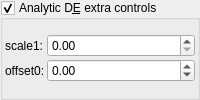
    <widget class="MyGroupBox" name="groupCheck_analyticDE_enabled_false">
     <property name="title">
      <string>Analytic D&amp;E extra controls</string>
     </property>
     <property name="checkable">
      <bool>true</bool>
     </property>
     <layout class="QVBoxLayout" name="verticalLayout_13" stretch="0">
      <property name="spacing">
       <number>2</number>
      </property>
      <property name="leftMargin">
       <number>2</number>
      </property>
      <property name="topMargin">
       <number>2</number>
      </property>
      <property name="rightMargin">
       <number>2</number>
      </property>
      <property name="bottomMargin">
       <number>2</number>
      </property>
      <item>
       <layout class="QGridLayout" name="gridLayout_27" columnstretch="0,0,1">
        <property name="spacing">
         <number>2</number>
        </property>
        <item row="1" column="1">
         <widget class="QLabel" name="label_177">
          <property name="text">
           <string>offset0:</string>
          </property>
         </widget>
        </item>
        <item row="0" column="2">
         <widget class="MyDoubleSpinBox" name="spinbox_analyticDE_scale_1">
          <property name="sizePolicy">
           <sizepolicy hsizetype="Minimum" vsizetype="Maximum">
            <horstretch>0</horstretch>
            <verstretch>0</verstretch>
           </sizepolicy>
          </property>
          <property name="prefix">
           <string/>
          </property>
          <property name="suffix">
           <string/>
          </property>
          <property name="decimals">
           <number>2</number>
          </property>
          <property name="minimum">
           <double>0.000000000000000</double>
          </property>
          <property name="maximum">
           <double>99.989999999999995</double>
          </property>
          <property name="singleStep">
           <double>0.100000000000000</double>
          </property>
         </widget>
        </item>
        <item row="1" column="2">
         <widget class="MyDoubleSpinBox" name="spinbox_analyticDE_offset_0">
          <property name="sizePolicy">
           <sizepolicy hsizetype="Minimum" vsizetype="Maximum">
            <horstretch>0</horstretch>
            <verstretch>0</verstretch>
           </sizepolicy>
          </property>
          <property name="prefix">
           <string/>
          </property>
          <property name="suffix">
           <string/>
          </property>
          <property name="decimals">
           <number>2</number>
          </property>
          <property name="minimum">
           <double>-99.989999999999995</double>
          </property>
          <property name="maximum">
           <double>99.989999999999995</double>
          </property>
          <property name="singleStep">
           <double>0.100000000000000</double>
          </property>
         </widget>
        </item>
        <item row="0" column="1">
         <widget class="QLabel" name="label_182">
          <property name="text">
           <string>scale1:</string>
          </property>
         </widget>
        </item>
       </layout>
      </item>
     </layout>
    </widget>
